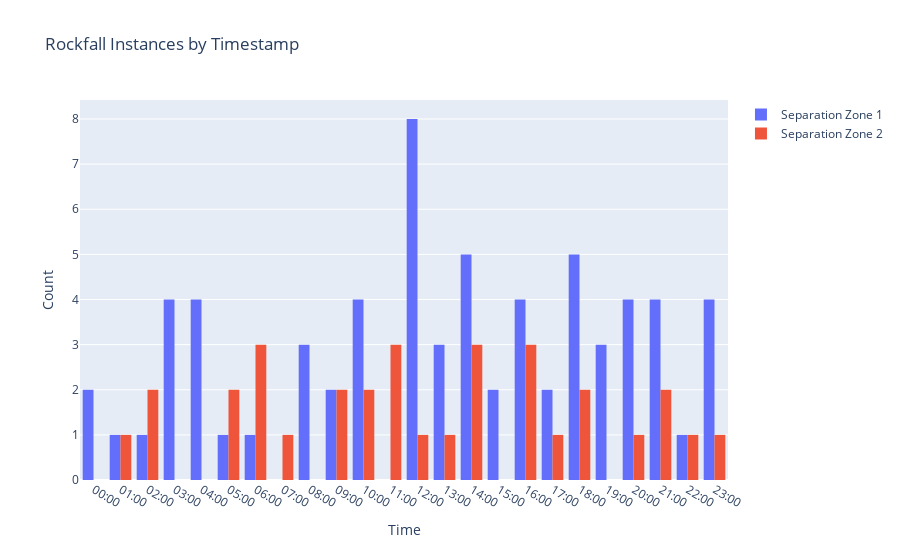

The notebook cell this image was saved under:
### Code cell
pl.show_compared_instances_by_time(zone1, zone2)

### Figure 1 — Plotly figure (JSON) as saved in the notebook; plotly's stock layout.template omitted (floating-point values rounded to 4 significant figures)
{"data": [{"histfunc": "count", "name": "Separation Zone 1", "type": "histogram", "x": ["09:00", "21:00", "14:00", "15:00", "23:00", "16:00", "10:00", "08:00", "08:00", "05:00", "14:00", "18:00", "01:00", "03:00", "08:00", "10:00", "14:00", "02:00", "04:00", "04:00", "20:00", "10:00", "16:00", "03:00", "12:00", "03:00", "04:00", "14:00", "12:00", "12:00", "23:00", "04:00", "20:00", "17:00", "13:00", "18:00", "09:00", "12:00", "03:00", "13:00", "00:00", "12:00", "20:00", "21:00", "22:00", "17:00", "23:00", "15:00", "19:00", "21:00", "21:00", "23:00", "10:00", "14:00", "19:00", "12:00", "18:00", "13:00", "20:00", "18:00", "19:00", "12:00", "12:00", "16:00", "18:00", "00:00", "06:00", "16:00"]}, {"histfunc": "count", "name": "Separation Zone 2", "type": "histogram", "x": ["09:00", "06:00", "10:00", "14:00", "06:00", "16:00", "11:00", "02:00", "06:00", "17:00", "22:00", "11:00", "21:00", "07:00", "02:00", "20:00", "05:00", "11:00", "18:00", "14:00", "05:00", "12:00", "21:00", "16:00", "23:00", "18:00", "09:00", "10:00", "13:00", "16:00", "14:00", "01:00"]}], "layout": {"title": {"text": "Rockfall Instances by Timestamp"}, "xaxis": {"categoryarray": ["00:00", "01:00", "02:00", "03:00", "04:00", "05:00", "06:00", "07:00", "08:00", "09:00", "10:00", "11:00", "12:00", "13:00", "14:00", "15:00", "16:00", "17:00", "18:00", "19:00", "20:00", "21:00", "22:00", "23:00"], "categoryorder": "array", "title": {"text": "Time"}}, "yaxis": {"title": {"text": "Count"}}}}
